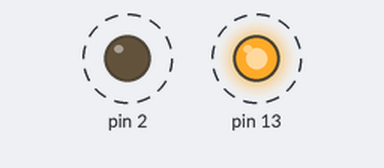
A sketch run on a simulated Arduino Uno, built with avr-gcc and run on an emulated ATmega328P. On the bench: output pins drawn as LEDs (lit = HIGH). Dashed ring = blinking. What the sketch prints to the serial monitor is not drawn.

Above: at 0.7 s.
Timing chart, 0 to 5.1 s (numbered marks = the images above):
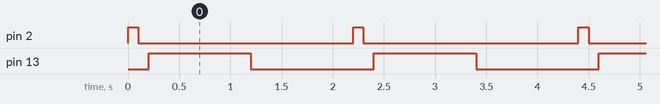

Measured:
- by itself, pin 2: alternates HIGH for 0.10 s and LOW for 2.1 s
- by itself, pin 13: alternates HIGH for 1.0 s and LOW for 1.2 s
- by itself, everything shown: repeats every 2.2 s, in 4 steps

The sketch:

kutuphanee_led.ino
```cpp
#include"Led.h"


 led lamba1(2);
 led kirmizilamba(13);
void setup() {
  // put your setup code here, to run once:

Serial.begin(9600);

}

void loop() {
  // put your main code here, to run repeatedly:
    lamba1.start();
    delay(100);
    lamba1.stop();
    delay(100);

     Serial.println(lamba1.yazdir());

    kirmizilamba.start();
    delay(1000);
    kirmizilamba.stop();
    delay(1000);

}
```

Led.h
```cpp
#ifndef led_h
#define led_h
#include "Arduino.h"


class led
{

  public:
   led(int pin);

   void start();
   void stop();
   String yazdir();

 private:
   int _pin;
   String ali="nehaber";


};
#endif
```

led.cpp
```cpp
#include "Arduino.h"
#include"led.h"

 led::led(int pin)
 {

   pinMode(pin,OUTPUT);
   _pin=pin;
 }
  String led:: yazdir()
  {
    return ali;

  }
  void led::start()
  {
     digitalWrite(_pin,HIGH);
  }
  void led:: stop()
  {
    digitalWrite(_pin,LOW);
  }
```
